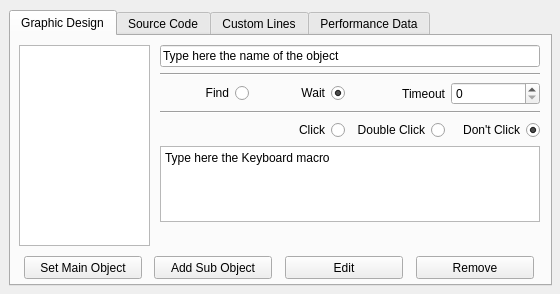
<?xml version="1.0" encoding="UTF-8"?>
<ui version="4.0">
 <class>Form</class>
 <widget class="QWidget" name="Form">
  <property name="geometry">
   <rect>
    <x>0</x>
    <y>0</y>
    <width>560</width>
    <height>294</height>
   </rect>
  </property>
  <property name="windowTitle">
   <string>Object Finder</string>
  </property>
  <widget class="QTabWidget" name="tabWidget">
   <property name="geometry">
    <rect>
     <x>9</x>
     <y>10</y>
     <width>543</width>
     <height>276</height>
    </rect>
   </property>
   <property name="currentIndex">
    <number>0</number>
   </property>
   <widget class="QWidget" name="tab_design">
    <attribute name="title">
     <string>Graphic Design</string>
    </attribute>
    <widget class="QWidget" name="widget" native="true">
     <property name="geometry">
      <rect>
       <x>149</x>
       <y>9</y>
       <width>381</width>
       <height>184</height>
      </rect>
     </property>
     <widget class="QWidget" name="gridLayoutWidget">
      <property name="geometry">
       <rect>
        <x>0</x>
        <y>0</y>
        <width>380</width>
        <height>177</height>
       </rect>
      </property>
      <layout class="QGridLayout" name="gridLayout">
       <item row="0" column="0" colspan="4">
        <widget class="QLineEdit" name="namelineedit">
         <property name="text">
          <string>Type here the name of the object</string>
         </property>
        </widget>
       </item>
       <item row="2" column="3">
        <widget class="QSpinBox" name="timeout_spinbox">
         <property name="maximum">
          <number>999999</number>
         </property>
        </widget>
       </item>
       <item row="3" column="0" colspan="4">
        <widget class="Line" name="line_10">
         <property name="orientation">
          <enum>Qt::Horizontal</enum>
         </property>
        </widget>
       </item>
       <item row="4" column="3">
        <widget class="QRadioButton" name="dontclickRadio">
         <property name="layoutDirection">
          <enum>Qt::RightToLeft</enum>
         </property>
         <property name="text">
          <string>Don't Click</string>
         </property>
         <property name="checked">
          <bool>true</bool>
         </property>
         <attribute name="buttonGroup">
          <string notr="true">buttonGroup_2</string>
         </attribute>
        </widget>
       </item>
       <item row="2" column="0">
        <widget class="QRadioButton" name="find_radio">
         <property name="layoutDirection">
          <enum>Qt::RightToLeft</enum>
         </property>
         <property name="text">
          <string>Find</string>
         </property>
         <attribute name="buttonGroup">
          <string notr="true">buttonGroup_5</string>
         </attribute>
        </widget>
       </item>
       <item row="4" column="2">
        <widget class="QRadioButton" name="doubleclickRadio">
         <property name="layoutDirection">
          <enum>Qt::RightToLeft</enum>
         </property>
         <property name="text">
          <string>Double Click</string>
         </property>
         <attribute name="buttonGroup">
          <string notr="true">buttonGroup_2</string>
         </attribute>
        </widget>
       </item>
       <item row="1" column="0" colspan="4">
        <widget class="Line" name="line_3">
         <property name="orientation">
          <enum>Qt::Horizontal</enum>
         </property>
        </widget>
       </item>
       <item row="2" column="1">
        <widget class="QRadioButton" name="wait_radio">
         <property name="layoutDirection">
          <enum>Qt::RightToLeft</enum>
         </property>
         <property name="text">
          <string>Wait</string>
         </property>
         <property name="checked">
          <bool>true</bool>
         </property>
         <attribute name="buttonGroup">
          <string notr="true">buttonGroup_5</string>
         </attribute>
        </widget>
       </item>
       <item row="4" column="0" colspan="2">
        <widget class="QRadioButton" name="clickRadio">
         <property name="layoutDirection">
          <enum>Qt::RightToLeft</enum>
         </property>
         <property name="text">
          <string>Click</string>
         </property>
         <attribute name="buttonGroup">
          <string notr="true">buttonGroup_2</string>
         </attribute>
        </widget>
       </item>
       <item row="2" column="2">
        <widget class="QLabel" name="timeout_label">
         <property name="text">
          <string>Timeout</string>
         </property>
         <property name="alignment">
          <set>Qt::AlignRight|Qt::AlignTrailing|Qt::AlignVCenter</set>
         </property>
        </widget>
       </item>
       <item row="5" column="0" colspan="4">
        <widget class="QPlainTextEdit" name="inserttext">
         <property name="plainText">
          <string>Type here the Keyboard macro</string>
         </property>
        </widget>
       </item>
      </layout>
     </widget>
    </widget>
    <widget class="QListWidget" name="listWidget">
     <property name="geometry">
      <rect>
       <x>8</x>
       <y>9</y>
       <width>131</width>
       <height>201</height>
      </rect>
     </property>
     <property name="selectionMode">
      <enum>QAbstractItemView::SingleSelection</enum>
     </property>
    </widget>
    <widget class="QWidget" name="widget_2" native="true">
     <property name="geometry">
      <rect>
       <x>150</x>
       <y>310</y>
       <width>381</width>
       <height>182</height>
      </rect>
     </property>
     <widget class="QWidget" name="gridLayoutWidget_2">
      <property name="geometry">
       <rect>
        <x>0</x>
        <y>0</y>
        <width>380</width>
        <height>175</height>
       </rect>
      </property>
      <layout class="QGridLayout" name="gridLayout_2">
       <item row="1" column="0">
        <widget class="QLabel" name="roi_x_label">
         <property name="text">
          <string>Roi X</string>
         </property>
         <property name="alignment">
          <set>Qt::AlignRight|Qt::AlignTrailing|Qt::AlignVCenter</set>
         </property>
        </widget>
       </item>
       <item row="2" column="2">
        <widget class="QLabel" name="roi_height_label">
         <property name="text">
          <string>Roi Height</string>
         </property>
         <property name="alignment">
          <set>Qt::AlignRight|Qt::AlignTrailing|Qt::AlignVCenter</set>
         </property>
        </widget>
       </item>
       <item row="1" column="3">
        <widget class="QSpinBox" name="roi_y_spinbox">
         <property name="minimum">
          <number>-9999</number>
         </property>
         <property name="maximum">
          <number>9999</number>
         </property>
        </widget>
       </item>
       <item row="1" column="1">
        <widget class="QSpinBox" name="roi_x_spinbox">
         <property name="minimum">
          <number>-9999</number>
         </property>
         <property name="maximum">
          <number>9999</number>
         </property>
        </widget>
       </item>
       <item row="1" column="2">
        <widget class="QLabel" name="roi_y_label">
         <property name="text">
          <string>Roi Y</string>
         </property>
         <property name="alignment">
          <set>Qt::AlignRight|Qt::AlignTrailing|Qt::AlignVCenter</set>
         </property>
        </widget>
       </item>
       <item row="2" column="3">
        <widget class="QSpinBox" name="roi_height_spinbox">
         <property name="maximum">
          <number>9999</number>
         </property>
        </widget>
       </item>
       <item row="2" column="0">
        <widget class="QLabel" name="roi_width_label">
         <property name="text">
          <string>Roi Width</string>
         </property>
         <property name="alignment">
          <set>Qt::AlignRight|Qt::AlignTrailing|Qt::AlignVCenter</set>
         </property>
        </widget>
       </item>
       <item row="2" column="1">
        <widget class="QSpinBox" name="roi_width_spinbox">
         <property name="maximum">
          <number>9999</number>
         </property>
        </widget>
       </item>
       <item row="4" column="0" colspan="2">
        <widget class="QRadioButton" name="clickRadio_2">
         <property name="layoutDirection">
          <enum>Qt::RightToLeft</enum>
         </property>
         <property name="text">
          <string>Click</string>
         </property>
         <attribute name="buttonGroup">
          <string notr="true">buttonGroup_4</string>
         </attribute>
        </widget>
       </item>
       <item row="4" column="2">
        <widget class="QRadioButton" name="doubleclickRadio_2">
         <property name="layoutDirection">
          <enum>Qt::RightToLeft</enum>
         </property>
         <property name="text">
          <string>Double Click</string>
         </property>
         <attribute name="buttonGroup">
          <string notr="true">buttonGroup_4</string>
         </attribute>
        </widget>
       </item>
       <item row="4" column="3">
        <widget class="QRadioButton" name="dontclickRadio_2">
         <property name="layoutDirection">
          <enum>Qt::RightToLeft</enum>
         </property>
         <property name="text">
          <string>Don't Click</string>
         </property>
         <property name="checked">
          <bool>true</bool>
         </property>
         <attribute name="buttonGroup">
          <string notr="true">buttonGroup_4</string>
         </attribute>
        </widget>
       </item>
       <item row="0" column="0" colspan="4">
        <widget class="Line" name="line_7">
         <property name="orientation">
          <enum>Qt::Horizontal</enum>
         </property>
        </widget>
       </item>
       <item row="3" column="0" colspan="4">
        <widget class="Line" name="line_9">
         <property name="orientation">
          <enum>Qt::Horizontal</enum>
         </property>
        </widget>
       </item>
       <item row="5" column="0" colspan="4">
        <widget class="QPlainTextEdit" name="inserttext_2">
         <property name="plainText">
          <string>Type here the Keyboard macro</string>
         </property>
        </widget>
       </item>
      </layout>
     </widget>
    </widget>
    <widget class="QPushButton" name="pushButtonSetMainObj">
     <property name="geometry">
      <rect>
       <x>13</x>
       <y>220</y>
       <width>118</width>
       <height>23</height>
      </rect>
     </property>
     <property name="text">
      <string>Set Main Object</string>
     </property>
    </widget>
    <widget class="QPushButton" name="pushButtonAddSubObj">
     <property name="geometry">
      <rect>
       <x>143</x>
       <y>220</y>
       <width>118</width>
       <height>23</height>
      </rect>
     </property>
     <property name="text">
      <string>Add Sub Object</string>
     </property>
    </widget>
    <widget class="QPushButton" name="pushButtonEditObj">
     <property name="geometry">
      <rect>
       <x>274</x>
       <y>220</y>
       <width>118</width>
       <height>23</height>
      </rect>
     </property>
     <property name="text">
      <string>Edit</string>
     </property>
    </widget>
    <widget class="QPushButton" name="pushButtonRemoveObj">
     <property name="geometry">
      <rect>
       <x>405</x>
       <y>220</y>
       <width>118</width>
       <height>23</height>
      </rect>
     </property>
     <property name="text">
      <string>Remove</string>
     </property>
    </widget>
   </widget>
   <widget class="QWidget" name="tab_code">
    <attribute name="title">
     <string>Source Code</string>
    </attribute>
    <widget class="QSpinBox" name="spinBoxArgs">
     <property name="geometry">
      <rect>
       <x>68</x>
       <y>195</y>
       <width>60</width>
       <height>22</height>
      </rect>
     </property>
    </widget>
    <widget class="QLabel" name="labelArgs">
     <property name="geometry">
      <rect>
       <x>10</x>
       <y>195</y>
       <width>46</width>
       <height>13</height>
      </rect>
     </property>
     <property name="text">
      <string>Args</string>
     </property>
     <property name="alignment">
      <set>Qt::AlignRight|Qt::AlignTrailing|Qt::AlignVCenter</set>
     </property>
    </widget>
   </widget>
   <widget class="QWidget" name="tab_customlines">
    <attribute name="title">
     <string>Custom Lines</string>
    </attribute>
    <widget class="QListWidget" name="listWidgetBlocks">
     <property name="geometry">
      <rect>
       <x>448</x>
       <y>9</y>
       <width>81</width>
       <height>211</height>
      </rect>
     </property>
    </widget>
    <widget class="QTextEdit" name="textEditCustomLines">
     <property name="geometry">
      <rect>
       <x>8</x>
       <y>9</y>
       <width>431</width>
       <height>166</height>
      </rect>
     </property>
     <property name="tabStopWidth">
      <number>80</number>
     </property>
     <property name="acceptRichText">
      <bool>false</bool>
     </property>
    </widget>
    <widget class="QPushButton" name="pushButtonAddBlock">
     <property name="geometry">
      <rect>
       <x>260</x>
       <y>189</y>
       <width>71</width>
       <height>23</height>
      </rect>
     </property>
     <property name="text">
      <string>Add Block</string>
     </property>
    </widget>
    <widget class="QSpinBox" name="spinBoxLine">
     <property name="geometry">
      <rect>
       <x>130</x>
       <y>189</y>
       <width>121</width>
       <height>22</height>
      </rect>
     </property>
     <property name="minimum">
      <number>1</number>
     </property>
     <property name="maximum">
      <number>99999</number>
     </property>
    </widget>
    <widget class="QLabel" name="label_line">
     <property name="geometry">
      <rect>
       <x>60</x>
       <y>190</y>
       <width>61</width>
       <height>21</height>
      </rect>
     </property>
     <property name="text">
      <string>Begin Line</string>
     </property>
     <property name="alignment">
      <set>Qt::AlignRight|Qt::AlignTrailing|Qt::AlignVCenter</set>
     </property>
    </widget>
    <widget class="QPushButton" name="pushButtonRemoveBlock">
     <property name="geometry">
      <rect>
       <x>340</x>
       <y>189</y>
       <width>91</width>
       <height>23</height>
      </rect>
     </property>
     <property name="text">
      <string>Remove Block</string>
     </property>
    </widget>
   </widget>
   <widget class="QWidget" name="tab_perfdata">
    <attribute name="title">
     <string>Performance Data</string>
    </attribute>
    <widget class="QWidget" name="gridLayoutWidget_3">
     <property name="geometry">
      <rect>
       <x>19</x>
       <y>30</y>
       <width>497</width>
       <height>22</height>
      </rect>
     </property>
     <layout class="QGridLayout" name="gridLayout_3">
      <item row="0" column="0">
       <widget class="QCheckBox" name="checkBoxEnablePerformance">
        <property name="layoutDirection">
         <enum>Qt::RightToLeft</enum>
        </property>
        <property name="text">
         <string>Enable Performance</string>
        </property>
        <property name="checked">
         <bool>true</bool>
        </property>
       </widget>
      </item>
      <item row="0" column="3">
       <widget class="QLabel" name="labelCritical">
        <property name="text">
         <string>Critical</string>
        </property>
        <property name="alignment">
         <set>Qt::AlignRight|Qt::AlignTrailing|Qt::AlignVCenter</set>
        </property>
       </widget>
      </item>
      <item row="0" column="2">
       <widget class="QDoubleSpinBox" name="doubleSpinBoxWarning">
        <property name="maximum">
         <double>9999.989999999999782</double>
        </property>
        <property name="singleStep">
         <double>0.050000000000000</double>
        </property>
       </widget>
      </item>
      <item row="0" column="1">
       <widget class="QLabel" name="labelWarning">
        <property name="text">
         <string>Warning</string>
        </property>
        <property name="alignment">
         <set>Qt::AlignRight|Qt::AlignTrailing|Qt::AlignVCenter</set>
        </property>
       </widget>
      </item>
      <item row="0" column="4">
       <widget class="QDoubleSpinBox" name="doubleSpinBoxCritical">
        <property name="maximum">
         <double>9999.989999999999782</double>
        </property>
        <property name="singleStep">
         <double>0.050000000000000</double>
        </property>
       </widget>
      </item>
     </layout>
    </widget>
   </widget>
  </widget>
 </widget>
 <resources/>
 <connections/>
 <buttongroups>
  <buttongroup name="buttonGroup_2"/>
  <buttongroup name="buttonGroup_4"/>
  <buttongroup name="buttonGroup_5"/>
 </buttongroups>
</ui>
